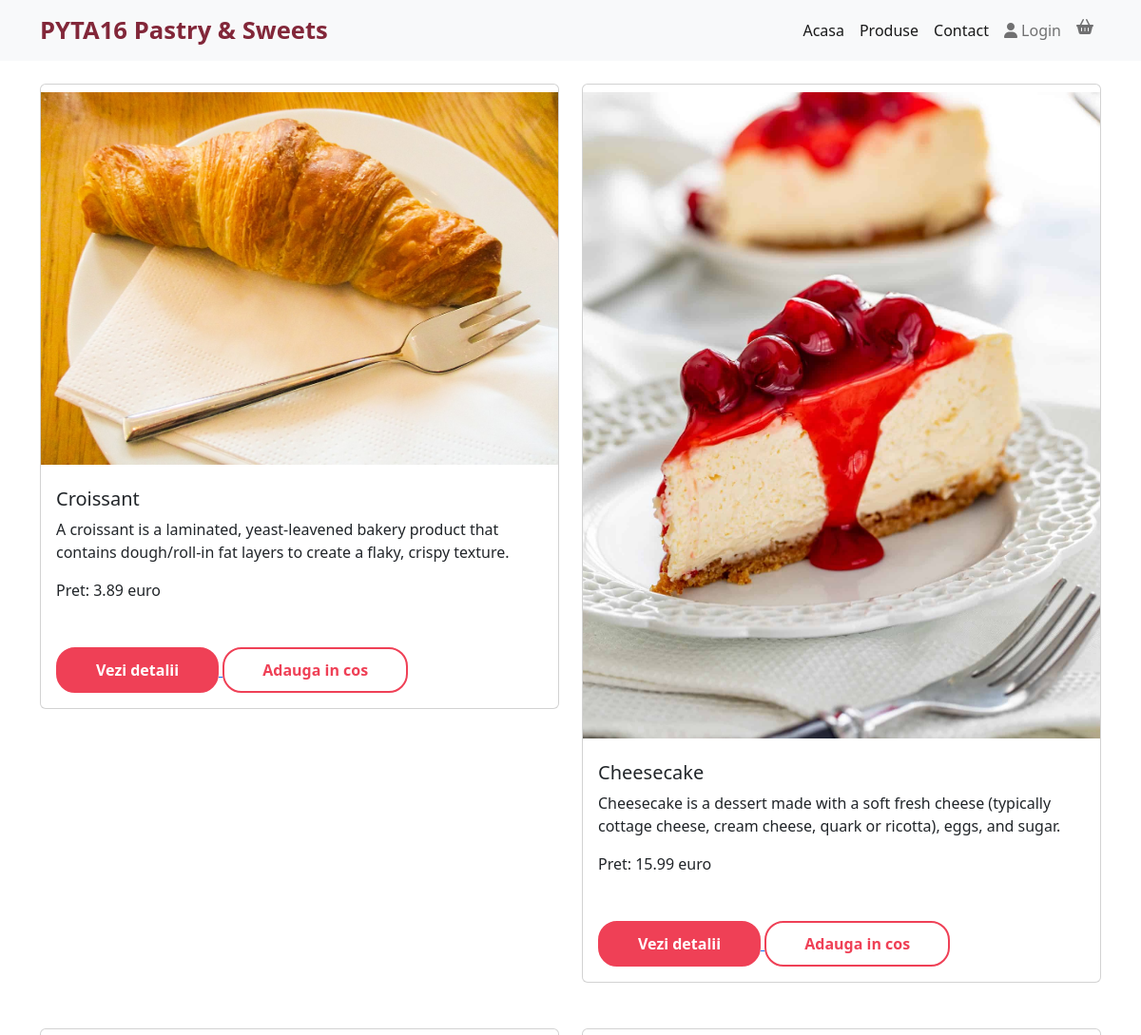
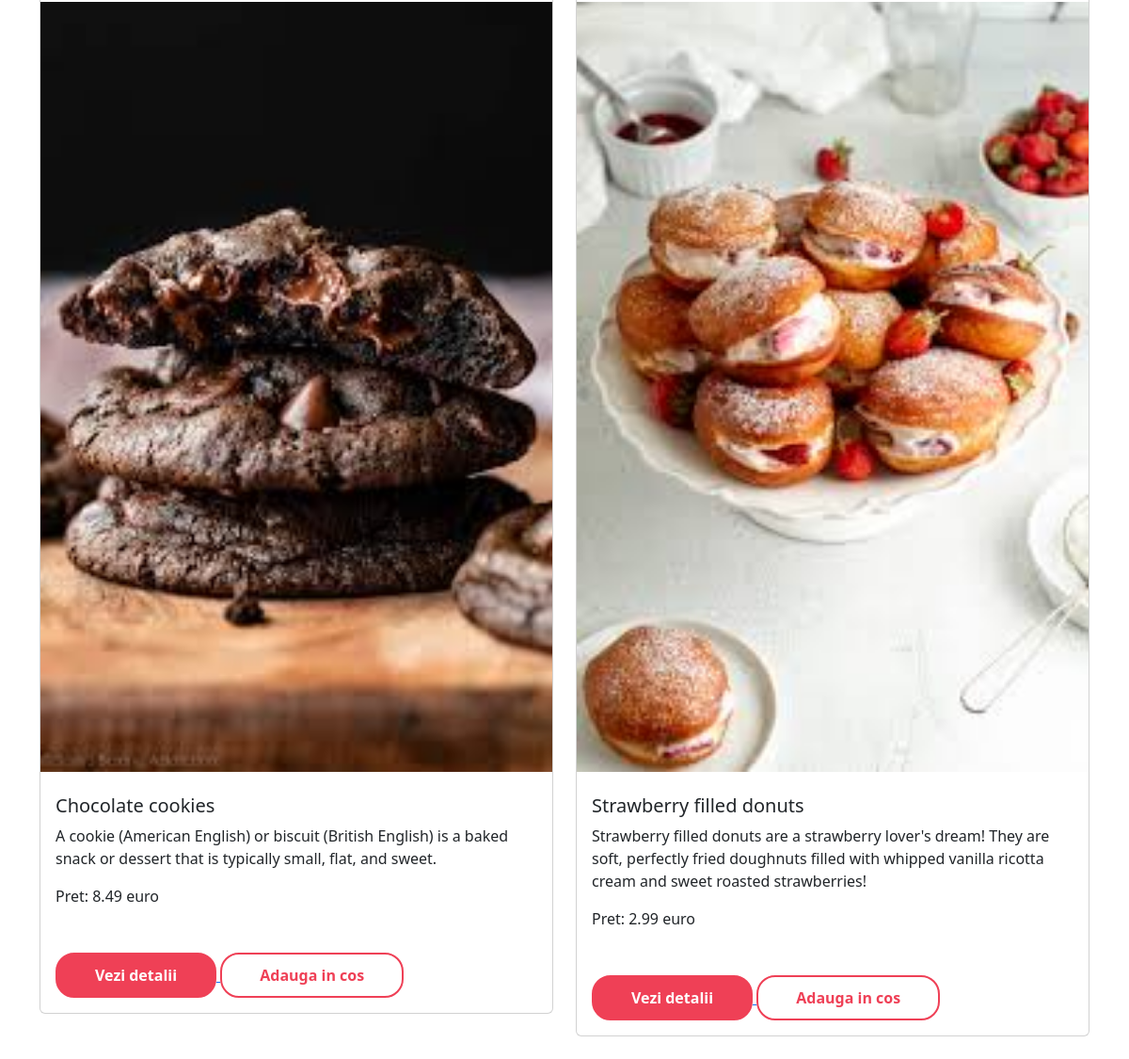
Page /products on the committed database (2 pictures, top to bottom).
### marketplaceapp/models.py (models this page shows)
class Product(models.Model):
    name=models.CharField(max_length=255)
    description=models.TextField()
    ingredients=models.TextField()
    price=models.DecimalField(max_digits=10, decimal_places=2)
    weight_grams=models.IntegerField()
    available_quantity=models.IntegerField()
    image=models.ImageField(upload_to="product_images", null=True, blank=True)
    def __str__(self):
        return self.name

### marketplaceapp/views.py (the view)
# urls.py: path("products", views.product_list, name="product_list"),
def product_list(request):
    all_products=Product.objects.all()
    context= {
        "products":all_products
    }
    print(all_products)
    return render(request, "marketplaceapp/product_list.html", context)

### marketplaceapp/templates/marketplaceapp/product_list.html
{% extends "marketplaceapp/base.html" %}
{% block content %}
<div class="container">
    <div class="row">
        {% for product in products %}
        <div class="col-6 my-4">
            <div class="card" >
            <img class="my-2" src="{{ product.image.url }}" class="card-img-top" alt="...">
            <div class="card-body">
                <h5 class="card-title">{{ product.name }}</h5>
                <p class="card-text"> {{ product.description }}</p>
                <p class="card-text">Pret: {{ product.price }} euro</p>
                <a href="{% url 'product_detail' product.id %}">
                    <button class="btn-custom spaced-top-2">Vezi detalii</button>
                </a>
                {% if user %}
                <a href="#">
                    <button class="btn-custom-reverse spaced-top-2">Adauga in cos</button>
                </a>
                {% endif %}
            </div>
            </div>
        </div>
    {% endfor %}
    </div>
</div>
{% endblock %}

### marketplaceapp/templates/marketplaceapp/base.html (shortened to what this page needs)
{% load static %}
<html lang="en">
<head>
    <link rel="stylesheet" href="https://cdn.jsdelivr.net/npm/bootstrap@5.2.3/dist/css/bootstrap.min.css">
    <link rel="stylesheet" href="{% static 'css/base.css' %}"/>
    <link rel="stylesheet" href="https://cdnjs.cloudflare.com/ajax/libs/font-awesome/6.4.0/css/all.min.css" />
</head>
<body>
{% include "marketplaceapp/navbar.html" %}
{% block content %}
{% endblock %}
</body>
</html>

### marketplaceapp/templates/marketplaceapp/navbar.html (shortened to what this page needs)
{% block navbar %}
<nav class="navbar navbar-expand-lg navbar-light bg-light">
  <div class="container-fluid container">
    <a class="navbar-brand brand-logo" href="{% url 'index' %}">PYTA16 Pastry & Sweets</a>
    <div class="d-flex">
      <div class="collapse navbar-collapse" id="navbarNavAltMarkup">
        <div class="navbar-nav">
          <a class="nav-link active" aria-current="page" href="{% url 'index' %}">Acasa</a>
          <a class="nav-link active" aria-current="page" href="{% url 'product_list' %}">Produse</a>
          <a class="nav-link active" aria-current="page" href="#">Contact</a>
          {% if user.is_authenticated %}
            <a class="nav-link" href="#"><i class="fa-solid fa-user"></i> Hi, {{ user.username }}</a>
            <form class="nav-link" action="{% url 'logout' %}" method="POST">
                {% csrf_token %}
                <button type="submit">Logout</button>
            </form>
          {% else %}
            <a class="nav-link" href="/login"><i class="fa-solid fa-user"></i> Login</a>
          {% endif %}
          <a class="nav-link" href="#"><i class="fa-solid fa-basket-shopping"></i></a>
        </div>
      </div>
    </div>
  </div>
</nav>
{% endblock %}

### marketplaceapp/static/css/base.css (style rules this page uses)
.spaced-top-2 { margin-top: 2em; }
.btn-custom { font-weight: bold; background-color: #EF4056; padding: 10px 40px; border-radius: 20px; border: 2px solid #EF4056; color: #FFFFFF; }
.btn-custom-reverse { font-weight: bold; background-color: #FFFFFF; padding: 10px 40px; border-radius: 20px; border: 2px solid #EF4056; color: #EF4056; }
.brand-logo { color: #822739; font-size: 1.6em; font-weight: bold; }

### rows in the picture
Product: image (picture), name "Croissant", description "A croissant is a laminated, yeast-leavened bakery product that contains dough/roll-in fat layers to create a flaky, crispy texture.", price "3.89"
Product: image (picture), name "Cheesecake", description "Cheesecake is a dessert made with a soft fresh cheese (typically cottage cheese, cream cheese, quark or ricotta), eggs, and sugar.", price "15.99"
Product: image (picture), name "Chocolate cookies", description "A cookie (American English) or biscuit (British English) is a baked snack or dessert that is typically small, flat, and sweet.", price "8.49"
Product: image (picture), name "Strawberry filled donuts", description "Strawberry filled donuts are a strawberry lover's dream! They are soft, perfectly fried doughnuts filled with whipped vanilla ricotta cream and sweet roasted strawberries!", price "2.99"
